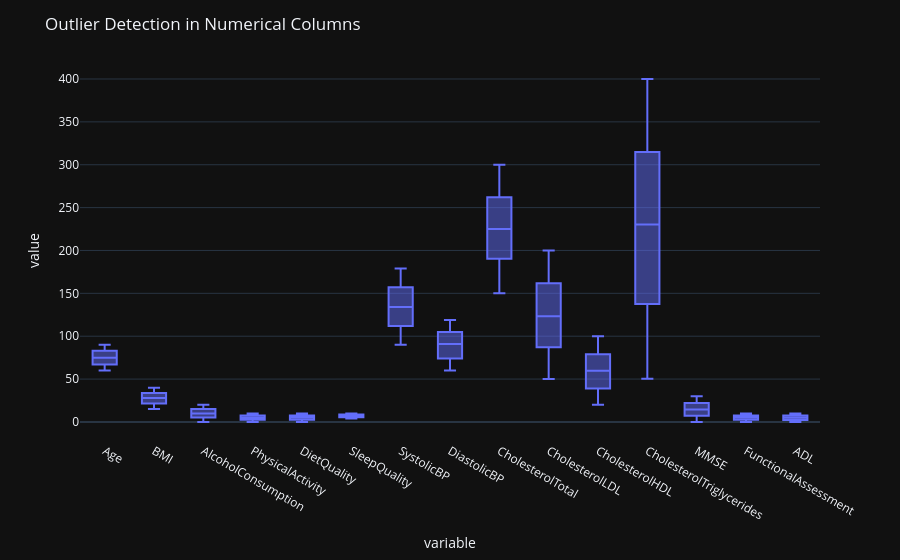

Notebook source saved alongside this figure:
### Code cell
# Detecting outliers using Plotly
fig = px.box(data, y=numerical_columns)
fig.update_layout(title="Outlier Detection in Numerical Columns", template="plotly_dark")
fig.show()

### Figure 1 — Plotly figure (JSON) as saved in the notebook; plotly's stock layout.template omitted (floating-point values rounded to 4 significant figures; data arrays with more than 128 entries replaced by an {"elided": "..."} marker saying what was removed)
{"data": [{"alignmentgroup": "True", "hovertemplate": "variable=%{x}<br>value=%{y}<extra></extra>", "legendgroup": "", "marker": {"color": "#636efa"}, "name": "", "notched": false, "offsetgroup": "", "orientation": "v", "showlegend": false, "type": "box", "x": {"elided": "32235 str values"}, "x0": " ", "xaxis": "x", "y": {"elided": "32235 float values"}, "y0": " ", "yaxis": "y"}], "layout": {"autosize": true, "boxmode": "group", "legend": {"tracegroupgap": 0}, "margin": {"t": 60}, "title": {"text": "Outlier Detection in Numerical Columns"}, "xaxis": {"anchor": "y", "autorange": true, "domain": [0, 1], "range": [-0.5, 14.5], "title": {"text": "variable"}, "type": "category"}, "yaxis": {"anchor": "x", "autorange": true, "domain": [0, 1], "range": [-22.22, 422.2], "title": {"text": "value"}, "type": "linear"}}}
